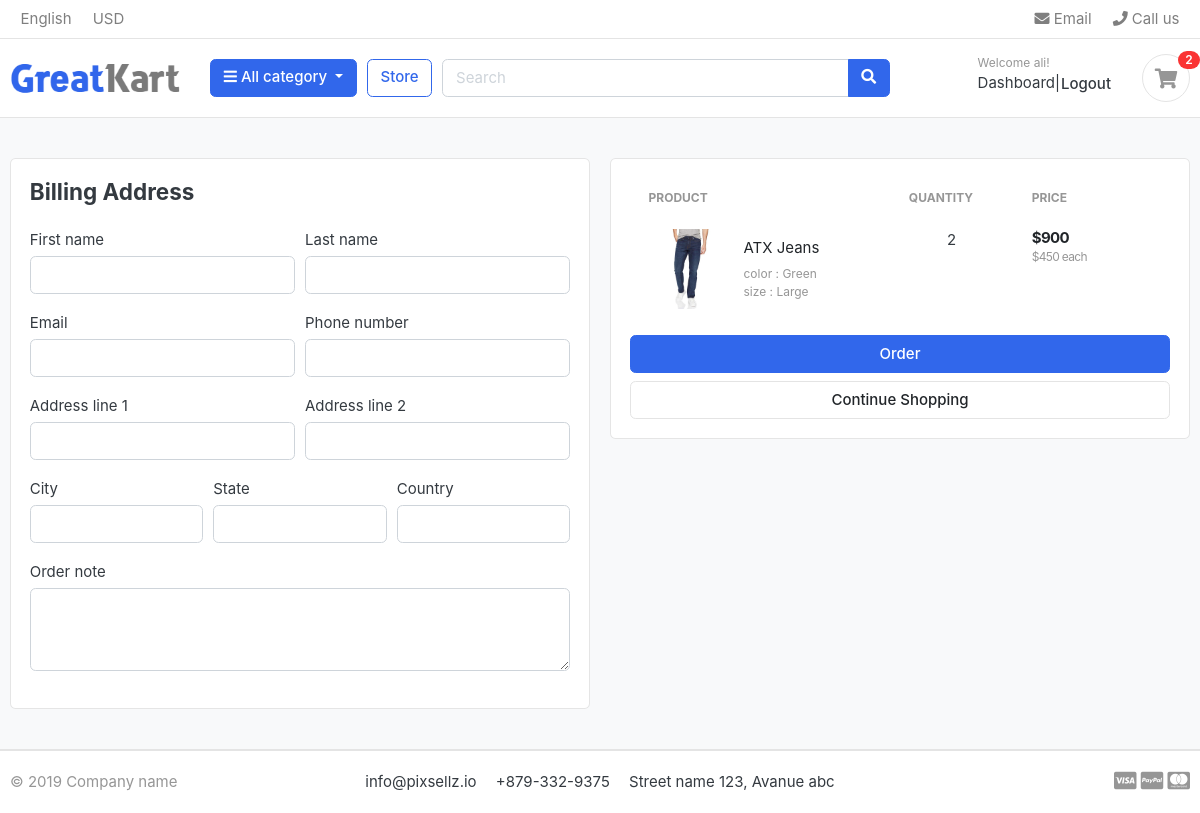
The page /cart/check-out (signed in) on the database its author committed.
### accounts/models.py (models this page shows, shortened)
class Account(AbstractBaseUser):
    first_name = models.CharField(max_length=50)
    last_name = models.CharField(max_length=50)
    username = models.CharField(max_length=50, unique=True)
    email = models.EmailField(max_length=70, unique=True)
    phone_number = models.CharField(max_length=11)
    date_joined = models.DateTimeField(auto_now_add=True)
    last_login = models.DateField(auto_now_add=True)
    is_active = models.BooleanField(
        _('active'),
        default=False,
        help_text=_(
            'Designates whether this user should be treated as active. '
            'Unselect this instead of deleting accounts.'
        ),
    )
    is_staff = models.BooleanField(
        _('staff status'),
        default=False,
        help_text=_(
            'Designates whether the user can log into this admin site.'),
    )
    is_admin = models.BooleanField(default=False)
    is_superuser = models.BooleanField(
        _('superuser status'),
        default=False,
        help_text=_(
            'Designates that this user has all permissions without '
            'explicitly assigning them.'
        ),
    )
    USERNAME_FIELD = 'email'
    REQUIRED_FIELDS = ['username', 'first_name', 'last_name']
    objects = AccountManager()
    class Meta:
        verbose_name = 'Account'
        verbose_name_plural = 'Accounts'

### carts/models.py (models this page shows, shortened)
class CartItem(models.Model):
    user = models.ForeignKey(Account, on_delete=models.CASCADE, null=True)
    product = models.ForeignKey(Products, on_delete=models.CASCADE)
    cart = models.ForeignKey(Cart, on_delete=models.CASCADE, null=True)
    quantity = models.IntegerField()
    variations = models.ManyToManyField(Veriation, blank=True)
    is_active = models.BooleanField(default=True)
    def sub_total(self):
        return self.product.price * self.quantity

### store/models.py (models this page shows, shortened)
class Products(models.Model):
    product_name = models.CharField(max_length=200, unique=True)
    slug = models.SlugField(max_length=200, unique=True)
    description = models.TextField(max_length=255, blank=True)
    price = models.IntegerField()
    image = models.ImageField(upload_to='photos/products')
    stock = models.IntegerField()
    is_available = models.BooleanField(default=True)
    category = models.ForeignKey(Category, on_delete=models.CASCADE)
    created_date = models.DateTimeField(auto_now_add=True)
    modified_date = models.DateTimeField(auto_now=True)
    def get_url(self):
        return reverse('product_detail', args=[self.category.slug, self.slug])

class Veriation(models.Model):
    variation_category_choice = (
        ('color', 'Color'),
        ('size', 'Size'),
    )
    product = models.ForeignKey(Products, on_delete=models.CASCADE)
    veriation_category = models.CharField(max_length=100, choices=variation_category_choice)
    variation_value = models.CharField(max_length=100)
    is_active = models.BooleanField(default=True)
    created_date = models.DateTimeField(auto_now=True)
    objects = VariationManager()

### carts/views.py (the view)
# urls.py: path('check-out', check_out, name="check-out"),
@login_required(login_url='login')
def check_out(request, total=0, quantity=0, cart_items=None):
    tax = 0
    grand_total = 0
    try:
        cart_items = CartItem.objects.filter(user=request.user, is_active=True)
        for cart_item in cart_items:
            total += (cart_item.product.price) * cart_item.quantity
            quantity += cart_item.quantity
        tax = (2 * total) / 100
        grand_total = total + tax
    except ObjectDoesNotExist:
        pass
    context = {
        "total": total,
        "quantity": quantity,
        "cart_items": cart_items,
        "tax": tax,
        "grand_total": grand_total
    }
    return render(request, 'store/check-out.html', context)

### templates/store/check-out.html (shortened to what this page needs)
{% extends 'base.html' %}
{% load static %}
{% block content %}
    <section class="section-content padding-y bg">
        <div class="container">
            <form action="{% url 'order' %}" method="post">
                <div class="row">
                    <aside class="col-lg-6">
                        <div class="card">
                            <div class="card-body">
                                <h4 class="card-title mb-4">Billing Address</h4>
                                <div class="form-row">
                                    <div class="col form-group">
                                        <label for="first_name">First name</label>
                                        <input type="text" name="first_name" id="first_name" class="form-control"
                                               required>
                                    </div>
                                    <div class="col form-group">
                                        <label for="last_name">Last name</label>
                                        <input type="text" name="last_name" id="last_name" class="form-control"
                                               required>
                                    </div>
                                </div>
                                <div class="form-row">
                                    <div class="col form-group">
                                        <label for="email">Email</label>
                                        <input type="text" name="email" id="email" class="form-control" required>
                                    </div>
                                    <div class="col form-group">
                                        <label for="phone_number">Phone number</label>
                                        <input type="text" name="phone" id="phone_number" class="form-control"
                                               required>
                                    </div>
                                </div>
                                <div class="form-row">
                                    <div class="col form-group">
                                        <label for="address_1">Address line 1</label>
                                        <input type="text" name="address_line_1" id="address_1" class="form-control"
                                               required>
                                    </div>
                                    <div class="col form-group">
                                        <label for="address_2">Address line 2</label>
                                        <input type="text" name="address_line_2" id="address_2" class="form-control">
                                    </div>
                                </div>
                                <div class="form-row">
                                    <div class="col form-group">
                                        <label for="city">City</label>
                                        <input type="text" name="city" id="city" class="form-control" required>
                                    </div>
                                    <div class="col form-group">
                                        <label for="state">State</label>
                                        <input type="text" name="state" id="state" class="form-control">
                                    </div>
                                    <div class="col form-group">
                                        <label for="country">Country</label>
                                        <input type="text" name="country" id="country" class="form-control">
                                    </div>
                                </div>
                                <div class="form-row">
                                    <div class="col form-group">
                                        <label for="order_note">Order note</label>
                                        <textarea name="order_note" id="order_note" class="form-control" rows="3"
                                                  required></textarea>
                                    </div>
                                </div>
                            </div>
                        </div>
                    </aside>
                    <aside class="col-lg-6">
                        <div class="card">
                            <div class="card-body">
                                <table class="table table-borderless table-shopping-cart">
                                    <thead class="text-muted">
                                    <tr class="small text-uppercase">
                                        <th scope="col">Product</th>
                                        <th scope="col">Quantity</th>
                                        <th scope="col">Price</th>
                                        <th scope="col" class="text-right"></th>
                                    </tr>
                                    </thead>
                                    <tbody>
                                    {% for cart_item in cart_items %}
                                        <tr>
                                            <td>
                                                <figure class="itemside align-items-center">
                                                    <div class="aside"><img src="{{ cart_item.product.image.url }}"
                                                                            class="img-sm" alt="product"></div>
                                                    <figcaption class="info">
                                                        <a href="{{ cart_item.product.get_url }}"
                                                           class="title text-dark">{{ cart_item.product.product_name }}</a>
                                                        {% if cart_item.variations.all %}
                                                            {% for item in cart_item.variations.all %}
                                                                <p class="text-muted small">
                                                                    {{ item.veriation_category }}
                                                                    : {{ item.variation_value }}
                                                                </p>
                                                            {% endfor %}
                                                        {% endif %}
                                                    </figcaption>
                                                </figure>
                                            </td>
                                            <td class="text-center">
                                                <label for="">{{ cart_item.quantity }}</label>
                                            </td>
                                            <td>
                                                <div class="price-wrap">
                                                    <var class="price">${{ cart_item.sub_total }}</var>
                                                    <small class="text-muted"> ${{ cart_item.product.price }}
                                                        each
                                                    </small>
                                                </div>
                                            </td>
                                        </tr>
                                    {% endfor %}
                                    </tbody>
                                </table>
                                <button type="submit" class="btn btn-primary btn-block"> Order </button>
                                <a href="{% url 'store' %}" class="btn btn-light btn-block">Continue Shopping</a>
                            </div>
                        </div>
                    </aside>
                </div>
            </form>
        </div>
    </section>
{% endblock content %}

### templates/inc/header.html (shortened to what this page needs)
{% load static %}
<header class="section-header">
    <nav class="navbar p-md-0 navbar-expand-sm navbar-light border-bottom">
        <div class="container">
            <div class="collapse navbar-collapse" id="navbarTop4">
                <ul class="navbar-nav mr-auto">
                    <li class="nav-item dropdown">
                        <a href="#" class="nav-link"> English </a>
                    </li>
                    <li class="nav-item dropdown">
                        <a href="#" class="nav-link"> USD </a>
                    </li>
                </ul>
                <ul class="navbar-nav">
                    <li><a href="#" class="nav-link"> <i class="fa fa-envelope"></i> Email </a></li>
                    <li><a href="#" class="nav-link"> <i class="fa fa-phone"></i> Call us </a></li>
                </ul>
            </div>
        </div>
    </nav>
    <section class="header-main border-bottom">
        <div class="container">
            <div class="row align-items-center">
                <div class="col-lg-2 col-md-3 col-6">
                    <a href="{% url 'home' %}" class="brand-wrap">
                        <img class="logo" src="{% static 'images/logo.png' %}">
                    </a>
                </div>
                <div class="col-lg col-sm col-md col-6 flex-grow-0">
                    <div class="category-wrap dropdown d-inline-block float-right">
                        <button type="button" class="btn btn-primary dropdown-toggle" data-toggle="dropdown">
                            <i class="fa fa-bars"></i> All category
                        </button>
                    </div>
                </div>
                <a href="{% url 'store' %}" class="btn btn-outline-primary">Store</a>
                <div class="col-lg  col-md-6 col-sm-12 col">
                    <form action="{% url 'search' %}" method="GET" class="search">
                        <div class="input-group w-100">
                            <input type="text" class="form-control" style="width:60%;" placeholder="Search"
                                   name="keyword">
                            <div class="input-group-append">
                                <button class="btn btn-primary" type="submit">
                                    <i class="fa fa-search"></i>
                                </button>
                            </div>
                        </div>
                    </form>
                </div>
                <div class="col-lg-3 col-sm-6 col-8 order-2 order-lg-3">
                    <div class="d-flex justify-content-end mb-3 mb-lg-0">
                        {% if request.user.is_authenticated %}
                            <div class="widget-header">
                                <small class="title text-muted">Welcome {{ user.first_name }}!</small>
                                <div class="d-flex">
                                    <a href="{% url 'dashboard' %}">Dashboard</a> <span class="dark-transp"> | </span>
                                    <form action="{% url 'logout' %}" method="post" style="min-width: auto">
                                        <button class="btn p-0" type="submit">Logout</button>
                                    </form>
                                </div>
                            </div>
                        {% endif %}
                        <a href="{% url 'cart' %}" class="widget-header pl-3 ml-3">
                            <div class="icon icon-sm rounded-circle border"><i class="fa fa-shopping-cart"></i>
                            </div>
                            <span class="badge badge-pill badge-danger notify">{{ cart_count }}</span>
                        </a>
                    </div>
                </div>
            </div>
        </div>
    </section>
</header>

### rows shown on the page
Account: first_name "ali"
CartItem: product.image (picture), product.product_name "ATX Jeans", quantity "2", sub_total "900", product.price "450"
Veriation: veriation_category "color", variation_value "Green"
Veriation: veriation_category "size", variation_value "Large"

### other values the page prints
{{ cart_count }} "2"
